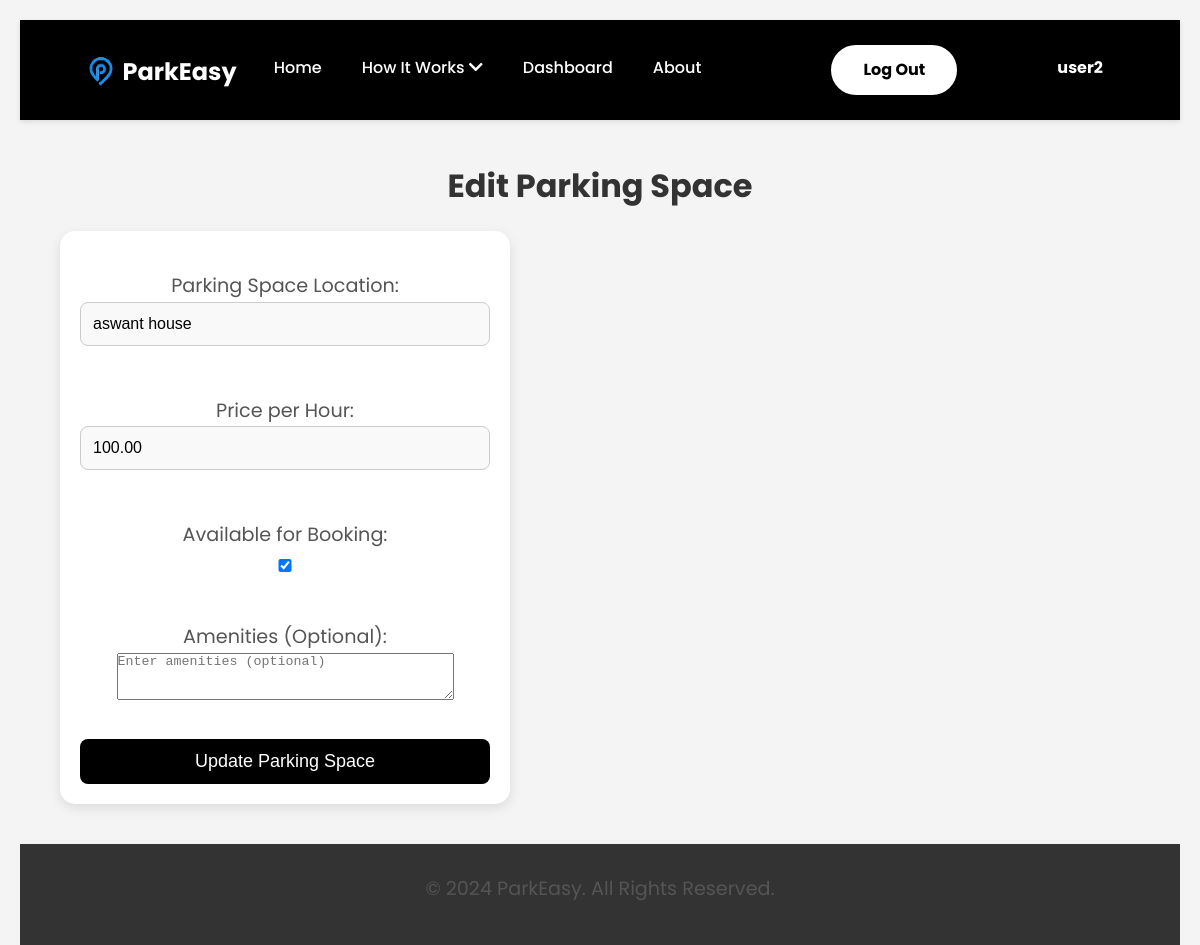
The page /parkeasy/parking-spaces/edit/16/ (signed in) on the database its author committed.
### ParkEasyApp/models.py (models this page shows, shortened)
class ParkingSpace(models.Model):
    host = models.ForeignKey(ParkEasyUser, on_delete=models.CASCADE, related_name="parking_spaces")
    location = models.CharField(max_length=255)
    price_per_hour = models.DecimalField(max_digits=6, decimal_places=2)
    availability = models.BooleanField(default=True)  # Indicates if space is available for booking
    amenities = models.TextField(blank=True, null=True)  # Optional description of amenities
    rating = models.DecimalField(max_digits=3, decimal_places=2, default=0.0)  # Average rating by users
    created_at = models.DateTimeField(auto_now_add=True)
    class Meta:
        indexes = [
            models.Index(fields=['host', 'location']),
        ]

### ParkEasyApp/views.py (the view)
# urls.py: path('parking-spaces/edit/<int:space_id>/', views.edit_parking_space_view, name='edit_parking_space'),
@login_required
def edit_parking_space_view(request, space_id):
    parking_space = get_object_or_404(ParkingSpace, id=space_id, host=request.user.parkeasyuser)
    if request.method == 'POST':
        form = ParkingSpaceForm(request.POST, instance=parking_space)
        if form.is_valid():
            form.save()
            return redirect('parking_space_detail', space_id=space_id)
    else:
        form = ParkingSpaceForm(instance=parking_space)
    return render(request, 'edit_parking_space.html', {
        'form': form,
        'parking_space': parking_space,
    })

### ParkEasyApp/forms.py (shortened to what this page needs)
class ParkingSpaceForm(forms.ModelForm):
    class Meta:
        model = ParkingSpace
        fields = ['location', 'price_per_hour', 'availability', 'amenities']
        widgets = {
            'location': forms.TextInput(attrs={'class': 'form-control', 'placeholder': 'Enter location'}),
            'price_per_hour': forms.NumberInput(attrs={'class': 'form-control', 'placeholder': 'Enter price per hour'}),
            'availability': forms.CheckboxInput(attrs={'class': 'form-check-input'}),
            'amenities': forms.Textarea(attrs={'class': 'form-control', 'placeholder': 'Enter amenities (optional)', 'rows': 3}),
        }
        labels = {
            'location': 'Parking Space Location',
            'price_per_hour': 'Price per Hour',
            'availability': 'Available for Booking',
            'amenities': 'Amenities (Optional)',
        }

### templates/edit_parking_space.html (shortened to what this page needs)
<!DOCTYPE html>
<html lang="en">
<head>
</head>
<body>
    {% extends "base.html" %}
    {% block content %}
    <h2>Edit Parking Space</h2>
    <form method="post">
        {{ form.as_p }}
        <button type="submit" class="btn btn-success">Update Parking Space</button>
    </form>
    {% endblock %}

### templates/base.html (shortened to what this page needs)
<!DOCTYPE html>
<html lang="en">
{% load static %}
<head>
    <link rel="stylesheet" href="{% static 'css/home_style.css' %}">
    <link rel="stylesheet" href="{% static 'css/base_style.css' %}">
    <link rel="stylesheet" href="{% static 'css/login.css' %}">
    <link rel="stylesheet" href="{% static 'css/about.css' %}">
    <link rel="stylesheet" href="{% static 'css/add_parking_style.css' %}">
    <link rel="stylesheet" href="{% static 'css/parking_space_list.css' %}">
    <link rel="stylesheet" href="{% static 'css/parking_space_detail.css' %}">
    <link rel="stylesheet" href="{% static 'css/my_listed_parking_spaces.css' %}">
    <link rel="stylesheet" href="{% static 'css/help_support.css' %}">
    <link rel="stylesheet" href="{% static 'css/terms_conditions.css' %}">
    <link rel="stylesheet" href="{% static 'css/my_bookings.css' %}">
    <link rel="stylesheet" href="{% static 'css/create_booking.css' %}">
    <link href="https://cdnjs.cloudflare.com/ajax/libs/font-awesome/5.15.4/css/all.min.css" rel="stylesheet">
</head>
<body>
    <header>
        <div class="logo">
            <a href="{% url 'home' %}">
                <img src="{% static 'img/P1 logoo.png' %}" alt="Placeholder Logo">
                <span class="logo-text">ParkEasy</span>
            </a>
        </div>
        <nav>
            <ul class="menu">
                <li><a href="{% url 'home' %}">Home</a></li>
                <li class="dropdown">
                    <a href="#" id="how-it-works">How It Works <i class="fas fa-chevron-down"></i></a>
                </li>
                <li><a href="{% url 'dashboard' %}">Dashboard</a></li>
                <li><a href="{% url 'about' %}">About</a></li>
                <li>
                    {% if user.is_authenticated %}
                    <a href="{% url 'logout' %}" id="login_button">Log Out</a>
                    {% else %}
                    <a href="{% url 'login' %}" id="login_button">Log In</a>
                    <a href="{% url 'register' %}" id="signup_button">Sign Up</a>
                    {% endif %}
                </li>
                <li style="margin-left:100px ;"><h4>{{ request.user.username }}</h4></li>
            </ul>
        </nav>
    </header>
    <div class="wrapper" style=" min-height: 500px; ">
        <main>
            {% block content %}{% endblock %}
        </main>
    </div>
    <footer>
        <p>&copy; 2024 ParkEasy. All Rights Reserved.</p>
    </footer>
</body>
</html>

### static/css/home_style.css (style rules this page uses)
main { padding: 40px; font-family: 'Poppins', sans-serif; }
header { background-color: black; color: white; padding: 15px 50px; display: flex; justify-content: space-between; align-items: center; box-shadow: 0 2px 5px rgba(0, 0, 0, 0.1); position: sticky; top: 0; z-index: 10; }
header .logo { display: flex; align-items: center; }
header .logo img { height: 50px; max-width: 100%; display: block; float: left; }
header .logo-text { float: left; text-decoration: none; margin-left: -10px; margin-top: 8px; font-size: 24px; color: white; font-weight: bold; }
header nav { display: flex; align-items: center; flex-grow: 1; justify-content: center; margin-top: 10px; box-sizing: border-box; }
header nav ul { display: flex; list-style: none; margin: 0; padding: 0; }
header nav ul li { margin-left: 20px; position: relative; margin-top: 10px; }
header nav ul li:first-child { margin-left: 0; }
header nav ul li a { color: white; text-decoration: none; font-weight: 500; padding: 5px 10px; border-radius: 4px; transition: background-color 0.3s, color 0.3s; }
header nav ul li.dropdown .fas { display: inline-block; transition: transform 0.3s ease; }
#login_button { background-color: white; color: #000; padding: 10px 30px; border-radius: 50px; font-weight: bold; border: 2px solid #fff; display: inline-flex; justify-content: center; align-items: center; cursor: pointer; margin-left: 100px; margin-top: -10px; }
footer { background-color: black; color: white; text-align: center; padding: 10px; margin-top: 40px; }

### static/css/base_style.css (style rules this page uses)
* { margin: 0; padding: 0; box-sizing: border-box; }
body { font-family: 'Poppins', sans-serif; margin: 0; padding: 0; overflow-x: hidden; line-height: 1.6; display: flex; flex-direction: column; min-height: 400px; }
.wrapper { flex: 1; display: flex; flex-direction: column; }
header { width: 100%; background-color: black; color: white; padding: 15px 50px; display: flex; justify-content: space-between; align-items: center; box-shadow: 0 2px 5px rgba(0, 0, 0, 0.1); position: sticky; top: 0; z-index: 10; }
header .logo { display: flex; align-items: center; }
header .logo img { height: 50px; max-width: 100%; display: block; float: left; }
header .logo-text { float: left; text-decoration: none; margin-left: -10px; margin-top: 8px; font-size: 24px; color: white; font-weight: bold; }
header nav { display: flex; align-items: center; flex-grow: 1; justify-content: center; margin-top: 10px; box-sizing: border-box; }
header nav ul { display: flex; list-style: none; margin: 0; padding: 0; }
header nav ul li { margin-left: 20px; position: relative; margin-top: 10px; }
header nav ul li:first-child { margin-left: 0; }
header nav ul li a { color: white; text-decoration: none; font-weight: 500; padding: 5px 10px; border-radius: 4px; transition: background-color 0.3s, color 0.3s; }
header nav ul li.dropdown .fas { display: inline-block; transition: transform 0.3s ease; }
#login_button { background-color: white; color: #000; padding: 10px 30px; border-radius: 50px; font-weight: bold; border: 2px solid #fff; display: inline-flex; justify-content: center; align-items: center; cursor: pointer; margin-left: 100px; margin-top: -10px; }
footer { background-color: #333; color: rgba(255, 255, 255, 0.826); text-align: center; padding: 10px; margin-top: auto; width: 100%; }

### static/css/add_parking_style.css (style rules this page uses)
* { margin: 0; padding: 0; box-sizing: border-box; }
body { font-family: 'Poppins', sans-serif; background-color: #f4f4f4; justify-content: center; align-items: center; height: 100vh; margin: 0; }
form { background-color: #fff; padding: 20px; border-radius: 15px; box-shadow: 0 4px 12px rgba(0, 0, 0, 0.1); width: 100%; max-width: 450px; text-align: left; }
h2 { color: black; font-size: 28px; margin-bottom: 20px; text-align: center; }
form input, form select { width: 100%; padding: 12px; margin-bottom: 20px; border: 1px solid #ccc; border-radius: 8px; font-size: 16px; transition: border-color 0.3s ease; background-color: #f9f9f9; }
button[type="submit"] { background-color: black; color: white; padding: 12px 20px; border: none; border-radius: 8px; font-size: 18px; width: 100%; cursor: pointer; transition: background-color 0.3s ease; }

### static/css/parking_space_list.css (style rules this page uses)
* { margin: 0; padding: 0; box-sizing: border-box; }
body { font-family: 'Poppins', sans-serif; line-height: 1.6; background-color: #f4f4f4; padding: 20px; display: flex; flex-direction: column; min-height: 100vh; }

### static/css/terms_conditions.css (style rules this page uses)
ul { list-style-type: disc; margin-left: 20px; }
ul li { margin-bottom: 10px; }

### rows shown on the page
ParkingSpace: location "aswant house", price_per_hour "100.00", availability "☑"

### other values the page prints
{{ request.user.username }} "user2"
